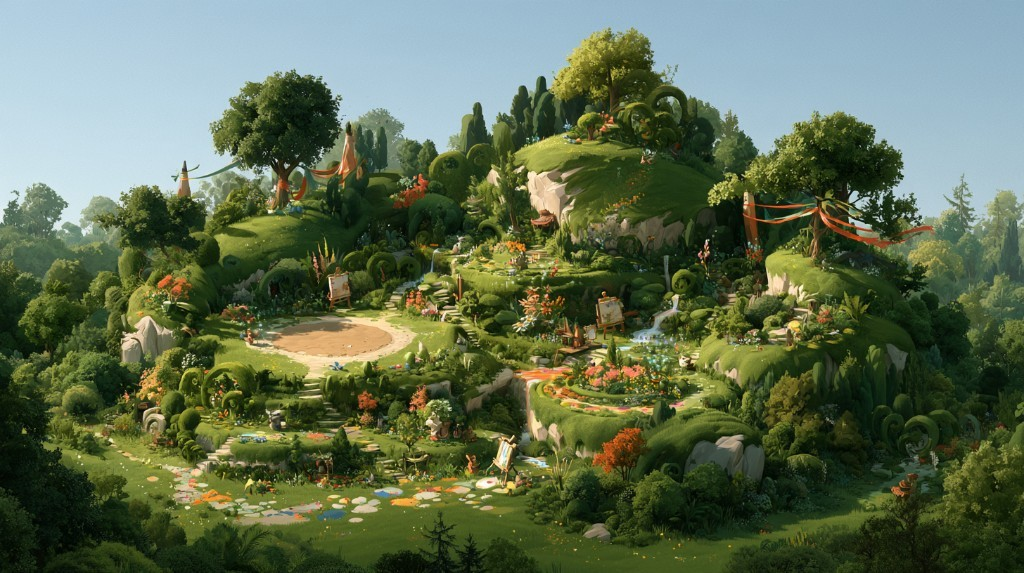
#> input picture experiments/meshy_actor/references/art-garden-map.jpg, 1024 x 573 px; its folder holds only this picture in this run
$ python index_repo_assets.py
#> lines starting #> are read from the running program, lines starting #| are printed output that depends on the picture
#!/usr/bin/env python3
"""Index every image already in the repo so the viewer covers all of it.

The generated ingredient art is catalogued by hand in catalog/ingredients.json,
because someone authored it. Everything else — 1000-odd files across
Assets.xcassets, AssetSources, experiments and docs — is classified from its
path and filename instead. That is a heuristic, and it is meant to be: the
alternative is hand-labelling a thousand files, and a coarse-but-honest bucket
plus working search beats a perfect taxonomy nobody maintains.

Anything that matches no rule lands in "unclassified", which is the signal to
add a rule rather than a thing to ignore.

    python3 tools/carve-assets/index_repo_assets.py

Writes prototypes/asset-viewer/data/repo-assets.json plus a small WebP
thumbnail per asset, and prints a per-kind report.
"""

from __future__ import annotations

import hashlib
import json
import pathlib
import re
import sys
from datetime import datetime, timezone

from PIL import Image

REPO = pathlib.Path(__file__).resolve().parents[2]
VIEWER = REPO / "prototypes/asset-viewer"
THUMBS = VIEWER / "public/assets/repo"

THUMB_PX = 144
THUMB_QUALITY = 72

SUFFIXES = {".png", ".jpg", ".jpeg"}

# Directories the generated kit owns; catalogued elsewhere, skipped here.
SKIP = (
    "AssetSources/IngredientKit",
    "prototypes/asset-viewer/public",
    "node_modules",
    ".git/",
)

# Rules are tried in order: (name pattern, path fragment, kind, family, note).
# A pattern of None matches anything.
RULES: list[tuple[str | None, str | None, str, str, str]] = [
    # The existing game's own decorator inputs. Hardware and templates are
    # workshop items; the rest read as materials.
    (r"^furniture_ingredient_.*(hardware|fitting|knob|hinge|nail|template|clip|cord|tool)",
     None, "craftingItem", "furnitureFitting", "Existing furniture-shop hardware and notions."),
    (r"^furniture_ingredient_", None, "rawMaterial", "furnitureIngredient",
     "Existing furniture-shop raw material art."),

    (r"^cozy_room_", None, "decoration", "cozyRoomKit",
     "Shipped Cozy Room decoration set."),
    (None, "AssetSources/CozyRoomKit", "decoration", "cozyRoomSource",
     "Cozy Room pipeline working files."),

    (r"^creature_builder_", None, "characterArt", "creatureBuilder",
     "Creature Builder parts: creatures, outfits and buddies."),
    (None, "AssetSources/CreatureLab", "characterArt", "creatureLabSource",
     "Creature Lab pipeline working files."),
    (r"^world2_actor", None, "characterArt", "actor", "World 2 actors."),

    (r"^world2_atelier_action", None, "interfaceArt", "atelierControl",
     "Imagination Atelier control icons."),
    (r"^world2_atelier", None, "interfaceArt", "atelierArt",
     "Imagination Atelier interface art."),
    (r"^(AppIcon|AccentColor|broken)", None, "interfaceArt", "appChrome",
     "App icon, accent colour and placeholder art."),
    (None, "mascot/", "interfaceArt", "mascot", "Mascot art."),

    (r"^world2_(scene|poi|interior|map|cs)", None, "sceneArt", "world2Scene",
     "World 2 maps, scene backdrops and POI art."),
    (r"^world2_", None, "sceneArt", "world2Misc",
     "Other World 2 art: quests, deeds, hardpoints."),
    (None, "AssetSources/World2", "sceneArt", "world2Source",
     "World 2 pipeline working files: candidates, approvals, derivatives."),

    # Media packs are organised by subfolder, so the specific folders have to be
    # tried before the catch-all for the pack root.
    (None, "/costumes/", "characterArt", "mediaPackCostume", "Media pack costumes."),
    (None, "/places/", "sceneArt", "mediaPackPlace", "Media pack places."),
    (None, "/styles/", "interfaceArt", "mediaPackStyle", "Media pack style swatches."),
    (None, "/adventurers/", "characterArt", "mediaPackCharacter", "Media pack characters."),
    (None, "MediaPacks/", "sceneArt", "mediaPackPlace", "Media pack backgrounds."),
    (None, "Resources/World2Actors", "characterArt", "actor", "World 2 actors."),

    (r"^decorator_machine", None, "sceneArt", "decoratorMachine",
     "The Decorator Machine itself."),
    (r"under.?construction", None, "interfaceArt", "appChrome",
     "Placeholder art."),

    (None, "experiments/", "reference", "experiment",
     "Concept sheets from design experiments."),
    (None, "docs/", "reference", "designDoc",
     "Concept art attached to design docs."),
]


def classify(path: pathlib.Path, stem: str) -> tuple[str, str, str]:
    relative = path.as_posix()
    for pattern, fragment, kind, family, note in RULES:
        if pattern and not re.search(pattern, stem):
            continue
        if fragment and fragment not in relative:
            continue
        if pattern is None and fragment is None:
            return kind, family, note
        return kind, family, note
    return "reference", "unclassified", "No classification rule matched; add one."


def logical_name(path: pathlib.Path) -> tuple[str, str]:
    """An imageset is one logical asset, so name it after the set, not the file."""
    for parent in path.parents:
        if parent.suffix == ".imageset":
            return parent.stem, "imageset"
    return path.stem, "file"


def pretty(stem: str) -> str:
    text = re.sub(r"[_-]+", " ", stem).strip()
    return text[:1].upper() + text[1:]


def main() -> int:
    THUMBS.mkdir(parents=True, exist_ok=True)
    for stale in THUMBS.glob("*.webp"):
        stale.unlink()

    # Collect candidates, keeping the largest file per logical asset so an
    # imageset with several variants is indexed once.
    best: dict[str, pathlib.Path] = {}
    for path in REPO.rglob("*"):
        if path.suffix.lower() not in SUFFIXES or not path.is_file():
            continue
        relative = path.relative_to(REPO)
        if any(skip in relative.as_posix() for skip in SKIP):
            continue
        stem, _ = logical_name(relative)
        key = f"{relative.parent.as_posix()}::{stem}"
        if key not in best or path.stat().st_size > best[key].stat().st_size:
            best[key] = path
#> pass 2 of the loop in main, `for path in REPO.rglob("*"):`:
#> pass 3 of the loop in main, `for path in REPO.rglob("*"):`:
#> the loop made 16 passes; the first 3 are shown

    assets, failures = [], []
    for key, path in sorted(best.items()):
        relative = path.relative_to(REPO)
        stem, container = logical_name(relative)
        kind, family, note = classify(relative, stem)
        digest = hashlib.sha1(relative.as_posix().encode()).hexdigest()[:8]
        thumb = f"{stem[:60]}-{digest}.webp"
        try:
            with Image.open(path) as image:
#> image is the input picture: PIL image 1024x573 RGB; mean R, G, B 95, 109.3, 81.3
                width, height = image.size
#> width = 1024; height = 573
                thumbnail = image.convert("RGBA")
                thumbnail.thumbnail((THUMB_PX, THUMB_PX), Image.LANCZOS)
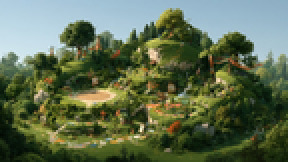
#> thumbnail: PIL image 144x81 RGBA (shown 2 times larger); mean R, G, B, A 95, 109.3, 81.3, 255
                thumbnail.save(THUMBS / thumb, "WEBP", quality=THUMB_QUALITY, method=4)
        except Exception as error:  # noqa: BLE001 - report and keep going
            failures.append({"path": relative.as_posix(), "error": str(error)})
            continue

        assets.append(
            {
                "id": f"repo:{digest}",
                "name": pretty(stem),
                "kind": kind,
                "family": family,
                "familyNote": note,
                "source": "bundled",
                "container": container,
                "path": relative.as_posix(),
                "preview": f"repo/{thumb}",
                "bytes": path.stat().st_size,
                "dimensions": [width, height],
                "tags": [],
            }
        )
#> pass 2 of the loop in main, `for key, path in sorted(best.items()):`:
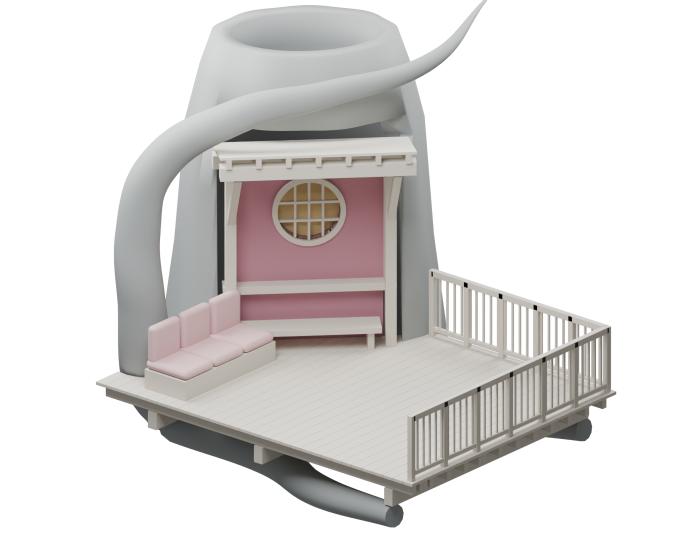
#> input picture experiments/rooftop_3d/architecture/A01-spatial.png, 1400 x 1120 px (shown at 1/2 size)
#> in main, image is the input picture: PIL image 1400x1120 RGBA; mean R, G, B, A 68.6, 66.1, 64.9, 102.1
#> in main, `thumbnail.thumbnail((THUMB_PX, THUMB_PX), Image.LANCZOS)`:
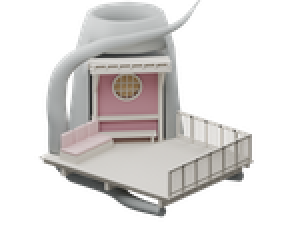
#> thumbnail: PIL image 144x115 RGBA (shown 2 times larger); mean R, G, B, A 75.3, 72.7, 71.3, 102; transparent parts drawn white
#> pass 3 of the loop in main, `for key, path in sorted(best.items()):`:
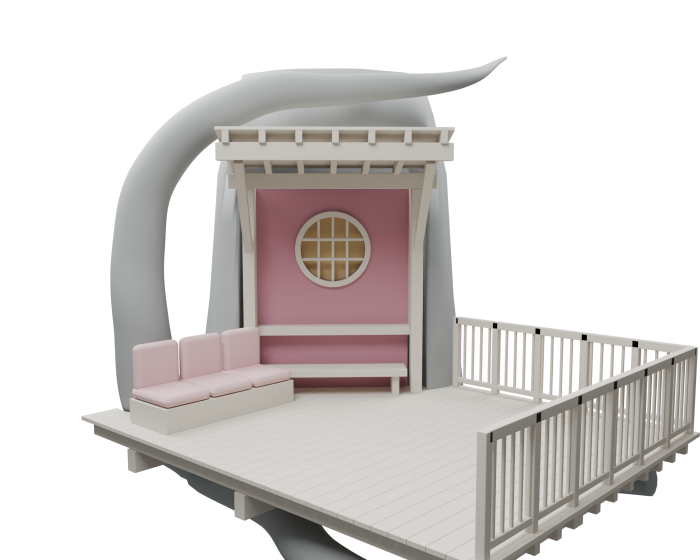
#> input picture experiments/rooftop_3d/architecture/A02-observer.png, 1400 x 1120 px (shown at 1/2 size)
#> in main, image is the input picture: PIL image 1400x1120 RGBA; mean R, G, B, A 77.8, 73.8, 71.9, 116.9
#> in main, `thumbnail.thumbnail((THUMB_PX, THUMB_PX), Image.LANCZOS)`:
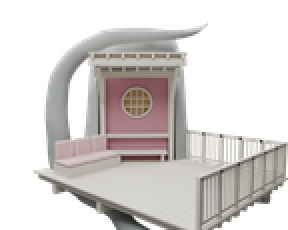
#> thumbnail: PIL image 144x115 RGBA (shown 2 times larger); mean R, G, B, A 86.6, 82.6, 80.5, 116.8; transparent parts drawn white

    payload = {
        "generatedAt": datetime.now(timezone.utc).isoformat(timespec="seconds"),
        "thumbnailPx": THUMB_PX,
        "assets": assets,
        "failures": failures,
    }
    (VIEWER / "data/repo-assets.json").write_text(json.dumps(payload, indent=2) + "\n")

    by_kind: dict[str, dict[str, int]] = {}
    for asset in assets:
        by_kind.setdefault(asset["kind"], {}).setdefault(asset["family"], 0)
        by_kind[asset["kind"]][asset["family"]] += 1
    print(f"{'kind':14s} {'count':>6s}  families")
    for kind in sorted(by_kind):
        families = by_kind[kind]
        listing = ", ".join(f"{name} {count}" for name, count in sorted(families.items()))
        print(f"{kind:14s} {sum(families.values()):6d}  {listing}")

    total_thumb = sum(p.stat().st_size for p in THUMBS.glob("*.webp"))
    print(f"\nindexed {len(assets)} assets, {len(failures)} unreadable")
#| indexed 3 assets, 0 unreadable
    print(f"thumbnails: {total_thumb / 1024 / 1024:.1f}MB")
    unclassified = [a["path"] for a in assets if a["family"] == "unclassified"]
#> unclassified = []
    if unclassified:
        print(f"unclassified ({len(unclassified)}), add a rule for these:")
        for path in unclassified[:12]:
            print(f"  {path}")
    for failure in failures:
        print(f"  UNREADABLE {failure['path']}: {failure['error']}")
    return 0


if __name__ == "__main__":
    sys.exit(main())
#> (the program exits here)
